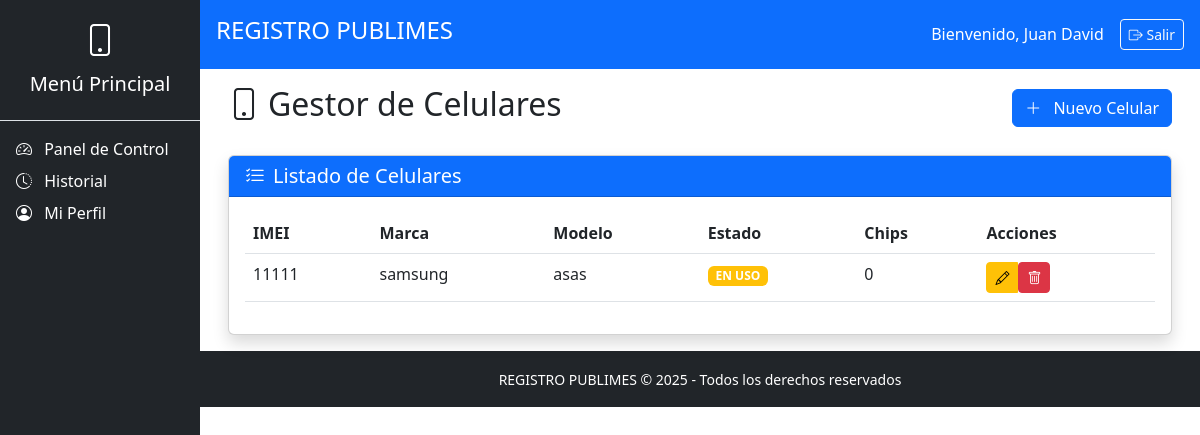
Page /historial/celulares (signed in) on the committed database.
### modelo.py (models this page shows)
class Usuario(db.Model):
    __tablename__ = 'usuario'
    idUsuario = db.Column(db.Integer, primary_key=True)
    nombre = db.Column(db.String(100), nullable=False)
    username = db.Column(db.String(50), unique=True, nullable=False)
    password = db.Column(db.String(255), nullable=False)
    activo = db.Column(db.Boolean, default=True)
    fecha_creacion = db.Column(db.DateTime, default=datetime.utcnow)
    roles = db.relationship('UsuarioRol', back_populates='usuario')
    clientes_asignados = db.relationship('Cliente', back_populates='operador_publimes')
    envios_realizados = db.relationship('EnvioCampania', back_populates='usuario')
    transferencias_supervisor = db.relationship('TransferenciaTelefono', foreign_keys='TransferenciaTelefono.idSupervisorHistorial', back_populates='supervisor_historial')
    transferencias_origen = db.relationship('TransferenciaTelefono', foreign_keys='TransferenciaTelefono.idOperadorPublimes', back_populates='operador_publimes')

class Celular(db.Model):
    __tablename__ = 'celular'
    idCelular = db.Column(db.Integer, primary_key=True)
    imei = db.Column(db.String(20), unique=True, nullable=False)
    marca = db.Column(db.String(50))
    modelo = db.Column(db.String(50))
    fecha_adquisicion = db.Column(db.Date)
    estado = db.Column(db.String(20), default='DISPONIBLE')
    chips = db.relationship('CelularChip', back_populates='celular')
    transferencias = db.relationship('TransferenciaTelefono', back_populates='celular')

### logica/historial.py (the view)
    @requiere_login
    @requiere_rol('Administrador General', 'Supervisor Historial', 'Operador Historial')
    def gestion_celulares(self):
        pagina = request.args.get('pagina', 1, type=int)
        celulares = Celular.query.order_by(
            Celular.fecha_adquisicion.desc()
        ).paginate(page=pagina, per_page=10)
        return render_template('historial/gestor_celulares.html', celulares=celulares)

### app.py (called while the page is built)
@app.context_processor
def inject_current_year():
    return {'current_year': datetime.now().year}

### decoradores.py (called while the page is built)
def requiere_login(f):
    @wraps(f)
    def decorador(*args, **kwargs):
        if 'id_usuario' not in session:
            flash('Debe iniciar sesión para acceder a esta página', 'danger')
            return redirect(url_for('login.iniciar_sesion'))
        return f(*args, **kwargs)
    return decorador

def requiere_rol(*roles_permitidos):
    def decorador(f):
        @wraps(f)
        def wrapper(*args, **kwargs):
            if 'id_usuario' not in session:
                flash('Autenticación requerida', 'warning')
                return redirect(url_for('login.iniciar_sesion'))
            usuario_actual = Usuario.query.get(session['id_usuario'])
            roles_usuario = {ur.rol.nombreRol for ur in usuario_actual.roles}
            if not roles_usuario.intersection(roles_permitidos):
                flash('No tiene permisos suficientes para esta acción', 'danger')
                return redirect(url_for('login.panel_control'))
            return f(*args, **kwargs)
        return wrapper
    return decorador

### templates/historial/gestor_celulares.html (shortened to what this page needs)
{% extends "base/base.html" %}
{% block content %}
<div class="container-fluid">
    <div class="d-flex justify-content-between align-items-center mb-4">
        <h2><i class="bi bi-phone me-2"></i>Gestor de Celulares</h2>
        <a href="{{ url_for('nuevo_celular') }}" class="btn btn-primary">
            <i class="bi bi-plus-lg me-2"></i> Nuevo Celular
        </a>
    </div>
    <div class="card shadow">
        <div class="card-header bg-primary text-white">
            <h5 class="mb-0"><i class="bi bi-list-check me-2"></i>Listado de Celulares</h5>
        </div>
        <div class="card-body">
            <div class="table-responsive">
                <table class="table table-hover">
                    <thead>
                        <tr>
                            <th>IMEI</th>
                            <th>Marca</th>
                            <th>Modelo</th>
                            <th>Estado</th>
                            <th>Chips</th>
                            <th>Acciones</th>
                        </tr>
                    </thead>
                    <tbody>
                        {% for celular in celulares %}
                        <tr>
                            <td>{{ celular.imei }}</td>
                            <td>{{ celular.marca }}</td>
                            <td>{{ celular.modelo }}</td>
                            <td>
                                <span class="badge bg-{{ 'success' if celular.estado == 'DISPONIBLE' else 'warning' if celular.estado == 'EN USO' else 'danger' }}">
                                    {{ celular.estado }}
                                </span>
                            </td>
                            <td>{{ celular.chips|length }}</td>
                            <td>
                                <div class="btn-group">
                                    <a href="{{ url_for('editar_celular', id=celular.idCelular) }}" class="btn btn-sm btn-warning">
                                        <i class="bi bi-pencil"></i>
                                    </a>
                                    <form method="POST" action="{{ url_for('eliminar_celular', id=celular.idCelular) }}" style="display:inline;">
                                        <button type="submit" class="btn btn-sm btn-danger" onclick="return confirm('¿Eliminar este celular?')">
                                            <i class="bi bi-trash"></i>
                                        </button>
                                    </form>
                                </div>
                            </td>
                        </tr>
                        {% endfor %}
                    </tbody>
                </table>
            </div>
        </div>
    </div>
</div>
{% endblock %}

### templates/base/header.html
<header class="bg-primary text-white p-3 d-flex justify-content-between align-items-center">
    <h4>REGISTRO PUBLIMES</h4>
    <div class="d-flex align-items-center">
        <span class="me-3">Bienvenido, {{ session.nombre }}</span>
        <a href="{{ url_for('login.logout') }}" class="btn btn-sm btn-outline-light">
            <i class="bi bi-box-arrow-right"></i> Salir
        </a>
    </div>
</header>

### rows in the picture
Usuario: nombre "Juan David"
Celular: imei "11111", marca "samsung", modelo "asas", estado "EN USO", chips|length "0"
